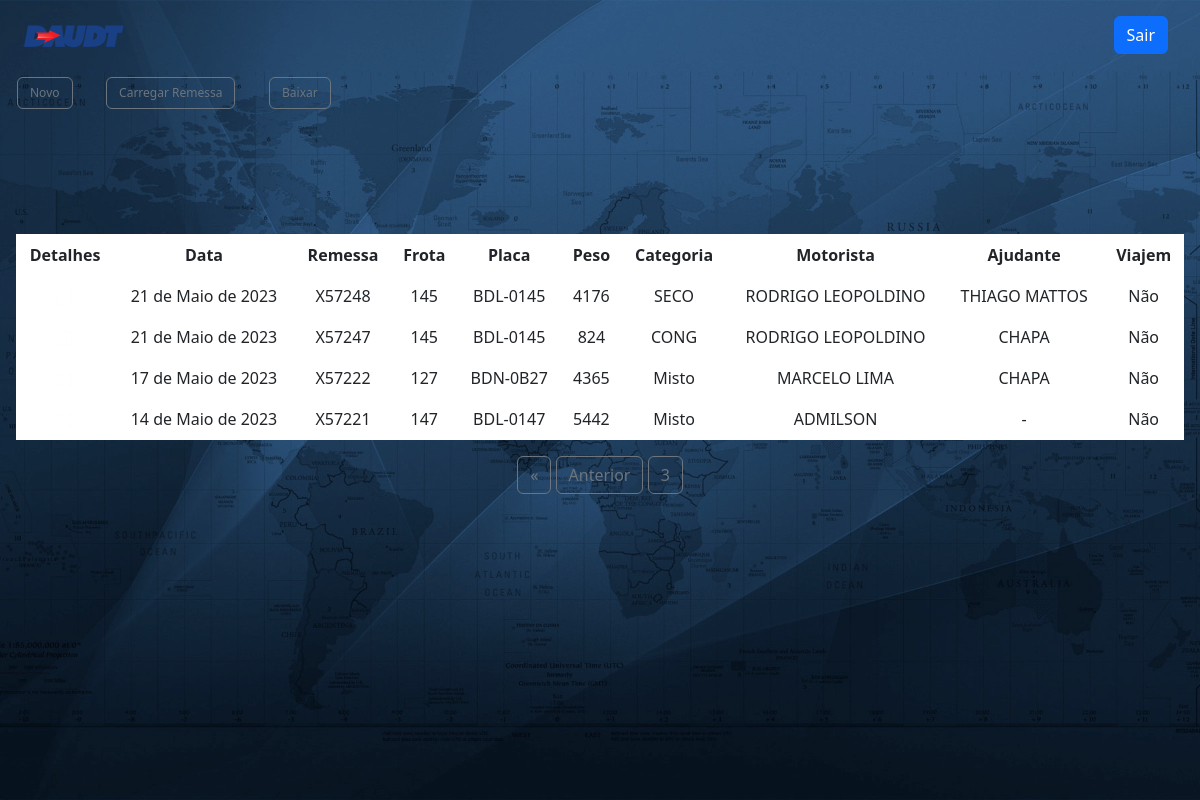
/homefrotas/escala/?page=3, run on the app's committed database.
### IAs/models.py (models this page shows, shortened)
class Escala(models.Model):
    data = models.DateField(default= datetime.utcnow)
    remessa = models.CharField(max_length=100)
    frota = models.IntegerField()
    placa = models.CharField(max_length=10)
    tipo_carga = models.CharField(max_length=5)
    peso = models.IntegerField()
    entregas = models.IntegerField(default=0)
    distancia = models.IntegerField(default=0)
    motorista = models.CharField(max_length=30)
    ajudante = models.CharField(max_length=30)
    viagem = models.CharField(max_length=3)
    status = models.CharField(max_length=10, default ='EM ENTREGA')
    observacao = models.CharField(max_length=100, blank=True, null=True)

### IAs/views.py (the view)
# urls.py: path('homefrotas/escala/', escala, name='escala'),
def escala(request):
    periodos = Colaboradores.objects.all()
    listas = Frota.objects.filter(status = 'DISPONÍVEL', empresa = 'IPIRANGA').all()
    escalas = Escala.objects.order_by('-data').all()
    ajudantes = Colaboradores.objects.order_by('status1', 'tempo_s').reverse().filter(status = 'DISPONÍVEL').all()
    motoristas = Colaboradores.objects.order_by('status1', 'tempo_s').reverse().all()
    paginator = Paginator(escalas, 10)
    page_number = request.GET.get('page')
    page_obj = paginator.get_page(page_number)
    remessas = Remessa.objects.filter(status = 'DISPONÍVEL')
    try:
        for i in periodos:
            if i.periodo == None or i.periodo == '':
                pass
            else:
                data = i.periodo
                data_tratada = datetime.strptime(str(data), "%Y-%m-%d").date()
                if data_tratada < date.today():
                    novo_periodo = Colaboradores.objects.filter(nome=i.nome)
                    novo_periodo.update(status='DISPONÍVEL', periodo=None)
    except:
        pass
    if request.method == 'POST':
        remessa = request.POST.get('remessa1')
        if len(remessa) > 6:
            rem = str(remessa).split(';')
            for rem1 in rem:
                add = Remessa.objects.filter(remessa = rem1).all()
                add.update(status = 'EM ROTA')
        else:
            pass
        frota = request.POST.get('frota1')
        placa = request.POST.get('placa1')
        peso = request.POST.get('peso1')
        tipo = request.POST.get('tipo1')
        motorista = request.POST.get('motorista1')
        ajudante = request.POST.get('ajudante1')
        viagem = request.POST.get('viagem1')
        entregas = request.POST.get('entregas1')
        distancia = request.POST.get('distancia1')
        obs = request.POST.get('obs')
        escala = Escala(remessa = remessa, frota = frota, placa = placa, peso = peso, tipo_carga = tipo, motorista = motorista, ajudante = ajudante, viagem = viagem, entregas = entregas, distancia = distancia, observacao = obs)
        if frota == '' or placa == '' or peso == '' or ajudante == '' or motorista == '':
            pass
        else:
            disp = Frota.objects.filter(numero = frota)
            disp.update(status = 'EM ROTA')
            mot = Colaboradores.objects.filter(nome_guerra = motorista)
            mot.update(status = 'EM ROTA')
            if ajudante == '-' or ajudante == 'CHAPA':
                pass
            else:
                aj = Colaboradores.objects.filter(nome_guerra = ajudante)
                aj.update(status = 'EM ROTA')
            rem = Remessa.objects.filter(remessa = remessa)
            rem.update(status ='EM ROTA')
            if Escala.objects.filter(remessa = remessa).exists():
                pass
            else:
                escala.save()
            return redirect('IAs:escala')
    else:
        pass
    return render(request, 'escala.html', {'listas':listas, 'escalas':escalas, 'ajudantes': ajudantes, 'motoristas':motoristas, 'remessas': remessas, 'page_obj': page_obj})

### IAs/models.py (called while the page is built)
    def __str__(self):
        return self.nome_guerra

### IAs/templates/escala.html (shortened to what this page needs)
{% extends 'base.html' %}
{% load static %}
{% block content %}
<header class="min-h-screen bg-black bg-opacity-25 bg-blend-overlay showcase justify-center bg-no-repeat bg-cover bg-center"  style="background-image: url('{% static 'image/FundoHomeFrotas.jpg' %}')">
    <div class="px-3 py-14">
    <table>
        <tbody>
            <tr>
                <th>
                    <button class="btn btn-outline-secondary" onclick="novaRemessa(1)" style="font-size: 0.75rem;">Novo</button>
                </th>
                <th style="width: 10%;">
                    <br><br><br>
                </th>
                <th>
                    <a href="{% url 'IAs:remessa' %}">
                        <button class="btn btn-outline-secondary" style="font-size: 0.75rem;">Carregar Remessa</button>
                    </a>
                </th>
                <th style="width: 10%;">
                    <br><br><br>
                </th>
                <th>
                    <a href="{% url 'IAs:downloadescala' %}">
                        <input type="button" class="btn btn-outline-secondary" style="font-size: 0.75rem;" value="Baixar">
                    </a>
                </th>
            </tr>
        </tbody>
    </table>
    </div>
    <div class="py-5 px-3">
        <table class="table table-bordered border-white text-white text-center rounded-lg" id="tab">
            <thead>
                <tr>
                    <th scope="col">Detalhes</th>
                    <th scope="col">Data</th>
                    <th scope="col">Remessa</th>
                    <th scope="col">Frota</th>
                    <th scope="col">Placa</th>
                    <th scope="col">Peso</th>
                    <th scope="col">Categoria</th>
                    <th scope="col">Motorista</th>
                    <th scope="col">Ajudante</th>
                    <th scope="col">Viajem</th>
                </tr>
            </thead>
            <tbody>
                {% for esc in page_obj %}
                <tr>
                    <td class="gridcells">
                        <a data-bs-toggle="modal" data-bs-target="#acoes" data-bs-whatever="@getbootstrap" onclick="edt('{{esc.data}}', {{esc.frota}}, '{{esc.placa}}', '{{esc.remessa}}', '{{esc.motorista}}', {{esc.peso}}, '{{esc.ajudante}}', '{{esc.viagem}}', '{{esc.tipo_carga}}', {{esc.entregas}}, {{esc.distancia}}, '{{esc.observacao}}')">
                            <img src="{%static 'image/contexto.png'%}" style="display: inline-block;">
                        </a>
                    </td>
                    <td class="gridcells">{{esc.data}}</td>
                    <td class="gridcells">{{esc.remessa}}</td>
                    <td class="gridcells">{{esc.frota}}</td>
                    <td class="gridcells">{{esc.placa}}</td>
                    <td class="gridcells">{{esc.peso}}</td>
                    <td class="gridcells">{{esc.tipo_carga}}</td>
                    <td class="gridcells">{{esc.motorista}}</td>
                    <td class="gridcells">{{esc.ajudante}}</td>
                    <td class="gridcells">{{esc.viagem}}</td>
                {% endfor %}
            </tbody>
        </table>
        <div class="pagination">
            <span class="step-links" style="margin-left:auto;margin-right:auto;text-align:center">
                {% if page_obj.has_previous %}
                    <a class="btn btn-outline-secondary" href="?page=1">&laquo;</a>
                    <a class="btn btn-outline-secondary" href="?page={{ page_obj.previous_page_number }}">Anterior</a>
                {% endif %}
            <span class="current-page btn btn-outline-secondary">{{ page_obj.number}}</span>
            </span>
        </div>
    </div>
</header>
{% endblock %}

### data on the page
Escala: data "21 de Maio de 2023", remessa "X57248", frota "145", placa "BDL-0145", peso "4176", tipo_carga "SECO", motorista "RODRIGO LEOPOLDINO", ajudante "THIAGO MATTOS", viagem "Não"
Escala: data "21 de Maio de 2023", remessa "X57247", frota "145", placa "BDL-0145", peso "824", tipo_carga "CONG", motorista "RODRIGO LEOPOLDINO", ajudante "CHAPA", viagem "Não"
Escala: data "17 de Maio de 2023", remessa "X57222", frota "127", placa "BDN-0B27", peso "4365", tipo_carga "Misto", motorista "MARCELO LIMA", ajudante "CHAPA", viagem "Não"
Escala: data "14 de Maio de 2023", remessa "X57221", frota "147", placa "BDL-0147", peso "5442", tipo_carga "Misto", motorista "ADMILSON", ajudante "-", viagem "Não"

### other printed values
{{ page_obj.number }} "3"
